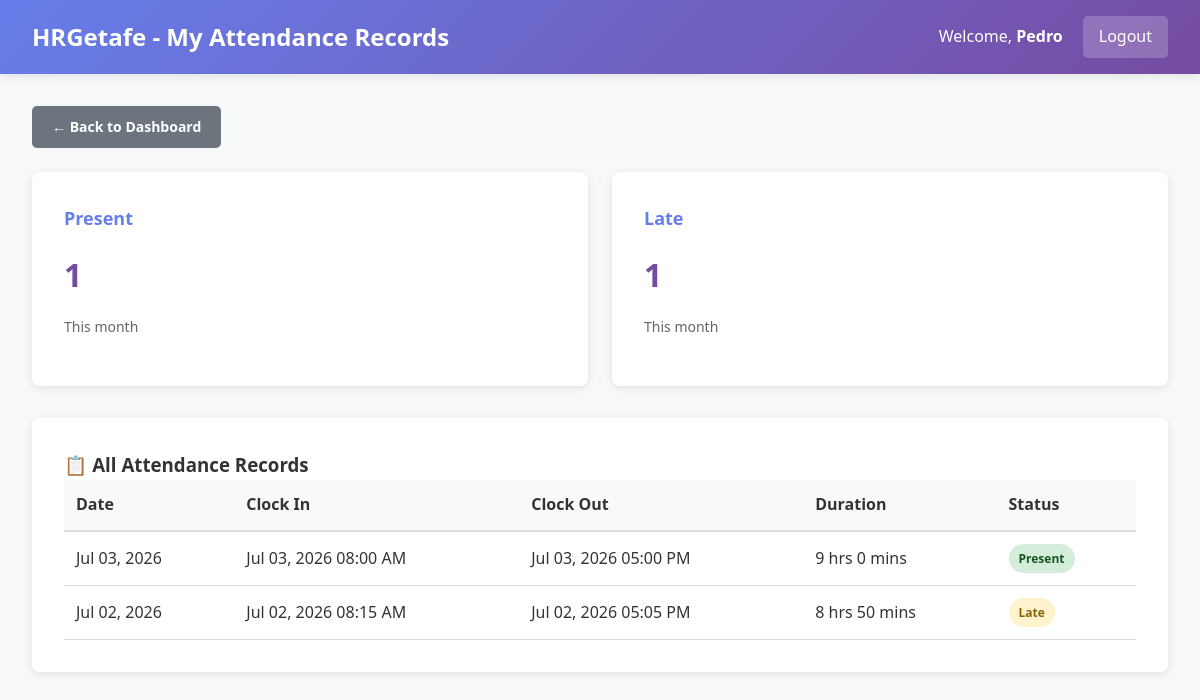
Screenshot of /employee/records.php (signed in) with the database file from the repository.
### tables this page shows
CREATE TABLE IF NOT EXISTS employees (
  employee_id INT PRIMARY KEY AUTO_INCREMENT,
  employee_code VARCHAR(20) UNIQUE NOT NULL,
  first_name VARCHAR(50) NOT NULL,
  last_name VARCHAR(50) NOT NULL,
  middle_name VARCHAR(50),
  email VARCHAR(100) UNIQUE NOT NULL,
  phone VARCHAR(20),
  position VARCHAR(100),
  dept_id INT,
  date_hired DATE,
  salary DECIMAL(10, 2),
  qr_code_path VARCHAR(255),
  status ENUM('active', 'inactive', 'on_leave') DEFAULT 'active',
  created_at TIMESTAMP DEFAULT CURRENT_TIMESTAMP,
  updated_at TIMESTAMP DEFAULT CURRENT_TIMESTAMP ON UPDATE CURRENT_TIMESTAMP,
  FOREIGN KEY (dept_id) REFERENCES departments(dept_id)
);

CREATE TABLE IF NOT EXISTS attendance (
  attendance_id INT PRIMARY KEY AUTO_INCREMENT,
  employee_id INT NOT NULL,
  clock_in DATETIME,
  clock_out DATETIME,
  attendance_date DATE,
  status ENUM('present', 'absent', 'late', 'on_leave') DEFAULT 'present',
  remarks TEXT,
  created_at TIMESTAMP DEFAULT CURRENT_TIMESTAMP,
  FOREIGN KEY (employee_id) REFERENCES employees(employee_id)
);

### includes/functions.php (called while the page is built, shortened)
<?php
function format_date($date) {
    return date('M d, Y', strtotime($date));
}
function format_datetime($datetime) {
    return date('M d, Y h:i A', strtotime($datetime));
}
function get_employee_info($conn, $employee_id) {
    $result = $conn->query("SELECT * FROM employees WHERE employee_id = $employee_id");
    return $result->fetch_assoc();
}
?>

### employee/records.php (the view, shortened to what this page needs)
<?php
require_once '../config/database.php';
require_once '../includes/functions.php';
$employee_id = $_SESSION['employee_id'];
$employee = get_employee_info($conn, $employee_id);
$records = $conn->query("SELECT * FROM attendance WHERE employee_id = $employee_id ORDER BY attendance_date DESC")->fetch_all(MYSQLI_ASSOC);
$current_month = date('m');
$current_year = date('Y');
$monthly_summary = $conn->query("
    SELECT
        status,
        COUNT(*) as count
    FROM attendance
    WHERE employee_id = $employee_id AND MONTH(attendance_date) = $current_month AND YEAR(attendance_date) = $current_year
    GROUP BY status
")->fetch_all(MYSQLI_ASSOC);
?>
<!DOCTYPE html>
<html lang="en">
<head>
    <link rel="stylesheet" href="../assets/css/style.css">
</head>
<body>
    <div class="navbar">
        <h2>HRGetafe - My Attendance Records</h2>
        <div class="navbar-user">
            <span>Welcome, <strong><?php echo htmlspecialchars($employee['first_name']); ?></strong></span>
            <a href="../logout.php">Logout</a>
        </div>
    </div>
    <div class="container">
        <a href="dashboard.php" class="btn btn-secondary" style="margin-bottom: 1.5rem;">← Back to Dashboard</a>
        <div style="display: grid; grid-template-columns: repeat(auto-fit, minmax(200px, 1fr)); gap: 1.5rem; margin-bottom: 2rem;">
            <?php foreach ($monthly_summary as $summary): ?>
                <div class="card">
                    <h3><?php echo ucfirst($summary['status']); ?></h3>
                    <div class="stat-number"><?php echo $summary['count']; ?></div>
                    <p style="color: #666; font-size: 14px;">This month</p>
                </div>
            <?php endforeach; ?>
        </div>
        <div class="table-container">
            <h3>📋 All Attendance Records</h3>
            <table>
                <thead>
                    <tr>
                        <th>Date</th>
                        <th>Clock In</th>
                        <th>Clock Out</th>
                        <th>Duration</th>
                        <th>Status</th>
                    </tr>
                </thead>
                <tbody>
                    <?php if (!empty($records)): ?>
                        <?php foreach ($records as $record): ?>
                        <tr>
                            <td><?php echo format_date($record['attendance_date']); ?></td>
                            <td><?php echo $record['clock_in'] ? format_datetime($record['clock_in']) : '-'; ?></td>
                            <td><?php echo $record['clock_out'] ? format_datetime($record['clock_out']) : '-'; ?></td>
                            <td>
                                <?php
                                if ($record['clock_in'] && $record['clock_out']) {
                                    $in = new DateTime($record['clock_in']);
                                    $out = new DateTime($record['clock_out']);
                                    $interval = $in->diff($out);
                                    echo $interval->format('%h hrs %i mins');
                                } else {
                                    echo '-';
                                }
                                ?>
                            </td>
                            <td>
                                <?php if ($record['status'] === 'present'): ?>
                                    <span class="badge badge-success">Present</span>
                                <?php elseif ($record['status'] === 'late'): ?>
                                    <span class="badge badge-warning">Late</span>
                                <?php elseif ($record['status'] === 'absent'): ?>
                                    <span class="badge badge-danger">Absent</span>
                                <?php else: ?>
                                    <span class="badge badge-pending"><?php echo ucfirst($record['status']); ?></span>
                                <?php endif; ?>
                            </td>
                        </tr>
                        <?php endforeach; ?>
                    <?php else: ?>
                    <tr>
                        <td colspan="5" class="text-center">No attendance records found</td>
                    </tr>
                    <?php endif; ?>
                </tbody>
            </table>
        </div>
    </div>
</body>
</html>

### assets/css/style.css (style rules this page uses)
* { margin: 0; padding: 0; box-sizing: border-box; }
:root { --primary-color: #667eea; --secondary-color: #764ba2; --success-color: #28a745; --danger-color: #dc3545; --warning-color: #ffc107; --info-color: #17a2b8; --light-bg: #f8f9fa; --dark-text: #333; --border-color: #ddd; --shadow: 0 2px 10px rgba(0, 0, 0, 0.1); }
body { font-family: 'Segoe UI', Tahoma, Geneva, Verdana, sans-serif; background-color: var(--light-bg); color: var(--dark-text); line-height: 1.6; }
.navbar { background: linear-gradient(135deg, var(--primary-color) 0%, var(--secondary-color) 100%); color: white; padding: 1rem 2rem; box-shadow: var(--shadow); display: flex; justify-content: space-between; align-items: center; }
.navbar h2 { font-size: 24px; margin: 0; }
.navbar-user { display: flex; align-items: center; gap: 20px; }
.navbar-user a { color: white; text-decoration: none; padding: 8px 16px; background: rgba(255, 255, 255, 0.2); border-radius: 5px; transition: background 0.3s; }
.container { max-width: 1200px; margin: 2rem auto; padding: 0 2rem; }
.card { background: white; border-radius: 8px; padding: 2rem; box-shadow: var(--shadow); transition: transform 0.3s, box-shadow 0.3s; }
.card h3 { color: var(--primary-color); margin-bottom: 1rem; font-size: 18px; }
.card p { color: #666; font-size: 14px; margin-bottom: 1rem; }
.stat-number { font-size: 32px; font-weight: bold; color: var(--secondary-color); margin: 1rem 0; }
.table-container { background: white; border-radius: 8px; padding: 2rem; box-shadow: var(--shadow); overflow-x: auto; margin-bottom: 2rem; }
table { width: 100%; border-collapse: collapse; }
thead { background-color: var(--light-bg); border-bottom: 2px solid var(--border-color); }
th { padding: 12px; text-align: left; font-weight: 600; color: var(--dark-text); }
td { padding: 12px; border-bottom: 1px solid var(--border-color); }
button, .btn { padding: 10px 20px; border: none; border-radius: 5px; font-size: 14px; font-weight: 600; cursor: pointer; transition: all 0.3s; text-decoration: none; display: inline-block; }
.btn-secondary { background: #6c757d; color: white; }
.badge { display: inline-block; padding: 5px 10px; border-radius: 20px; font-size: 12px; font-weight: 600; }
.badge-success { background: #d4edda; color: #155724; }
.badge-warning { background: #fff3cd; color: #856404; }

### rows the page displays
employees: first_name "Pedro"
attendance: attendance_date "Jul 03, 2026", clock_in "Jul 03, 2026 08:00 AM", clock_out "Jul 03, 2026 05:00 PM", $interval->format('%h hrs %i mins') "9 hrs 0 mins", status "Present"
attendance: attendance_date "Jul 02, 2026", clock_in "Jul 02, 2026 08:15 AM", clock_out "Jul 02, 2026 05:05 PM", $interval->format('%h hrs %i mins') "8 hrs 50 mins", status "Late"

### other values shown
$summary['status'] "Present"
$summary['count'] "1"
$summary['status'] "Late"
